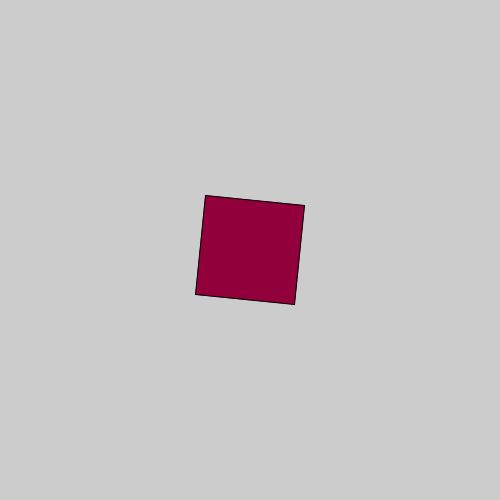
Frame 1 (no input)
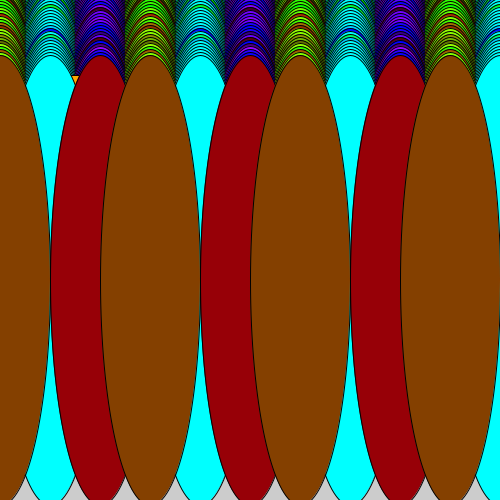
Frame 60 (the mouse pressed at the canvas centre just before this capture)
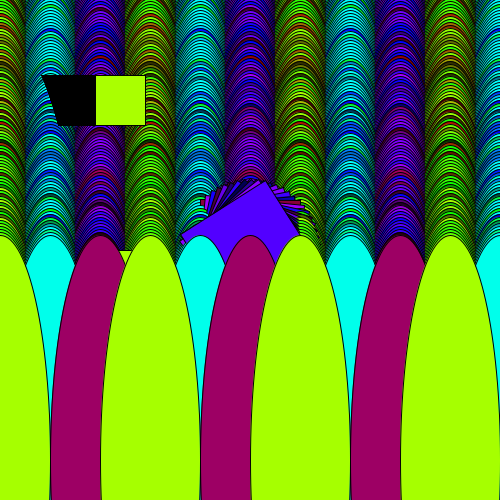
Frame 120 (the mouse held since frame 60 and released just before this capture)

The Processing sketch that drew these frames (run headless with seeded random() and noise(); from frame 60 on, the mouse is pressed at the canvas centre):

// Processing sketch: processing_130038
// ── processing_130038.pde

float rad= 0.0;
float timer= 0.0;
float x= 0.0;
float theScale= 0.0;
float y= 0.0;
float Speed= .01;

void setup()
{
 size(500,500); 
 frameRate(30);
}

void draw()
{
  x= x + 1.0;
  y= y + 3.0;
  timer= timer+ (1.0/30.0);
  rad= rad+ .1;
  colorMode(RGB);
  strokeWeight(1);
  pushMatrix();
  fill(random(225),0,random(225));
  translate(250,250);
  rotate(rad);
  rectMode(CENTER);
  rect(0,0,100,100);
  popMatrix();
  if (timer >= 1.0 && timer <= 10)
  {
    float timerScaler= 20.0;
    colorMode(HSB,360,100,100);
    pushMatrix();
    translate(0,100);
    fill(timer*timerScaler,100,100,255);
    rect(x,0,50,50);
    rect(x,350,50,50);
    rect(x,175,50,50);
    colorMode(RGB);
    fill(0,random(255),random(255));
    ellipse(50,y,100,450);
    ellipse(200,y,100,450);
    ellipse(350,y,100,450);
    ellipse(500,y,100,450);
    fill(random(255),0,random(255));
    ellipse(100,y,100,450);
    ellipse(250,y,100,450);
    ellipse(400,y,100,450);
    fill(random(255),random(255),0);
    ellipse(0,y,100,450);
    ellipse(150,y,100,450);
    ellipse(300,y,100,450);
    ellipse(450,y,100,450);
    popMatrix();
  }
  if (timer >= 12 && timer <= 13)
  {
    background(255,0,0);
  }
  else if (timer >= 14 && timer<= 20)
  {
    strokeWeight(random(10));
    stroke(random(225),random(225),random(255));
    line(0,random(500),500,random(500));
  }
  if (timer >= 22 && timer <= 23)
  {
    background(0,0,255);
  }
  if (timer >= 24 && timer <=29)
    {
      theScale= theScale + Speed;
    }
    else if (timer >= 30 && timer <= 35)
    {
      theScale= theScale - Speed;
    }
   pushMatrix();
   scale(theScale);
   fill(255,255,0);
   translate(150,250);
   ellipse(0,0,245,178);
   fill(0,255,150);
   translate(500,300);
   ellipse(500,300,150,100);
   popMatrix();
}
